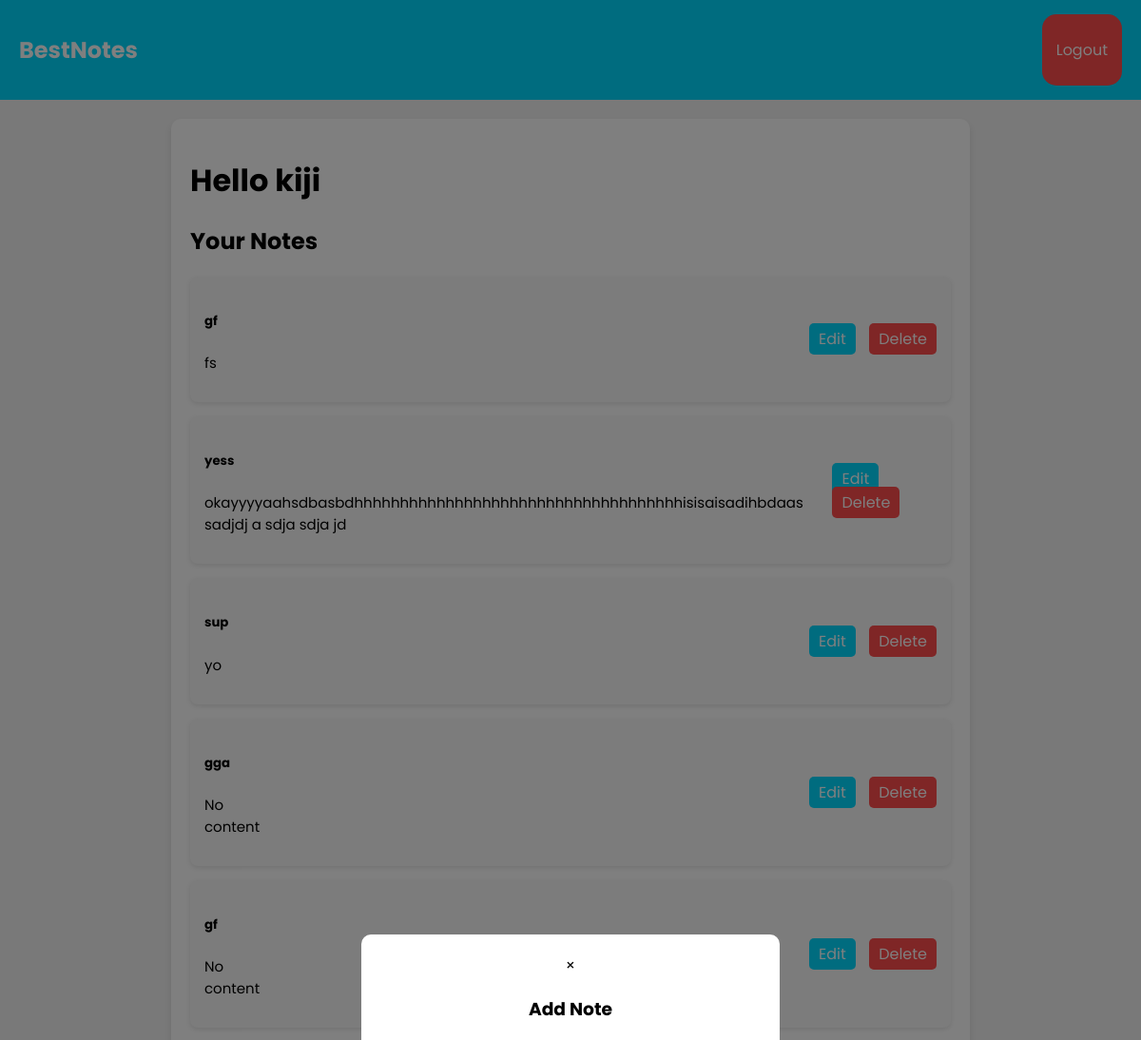
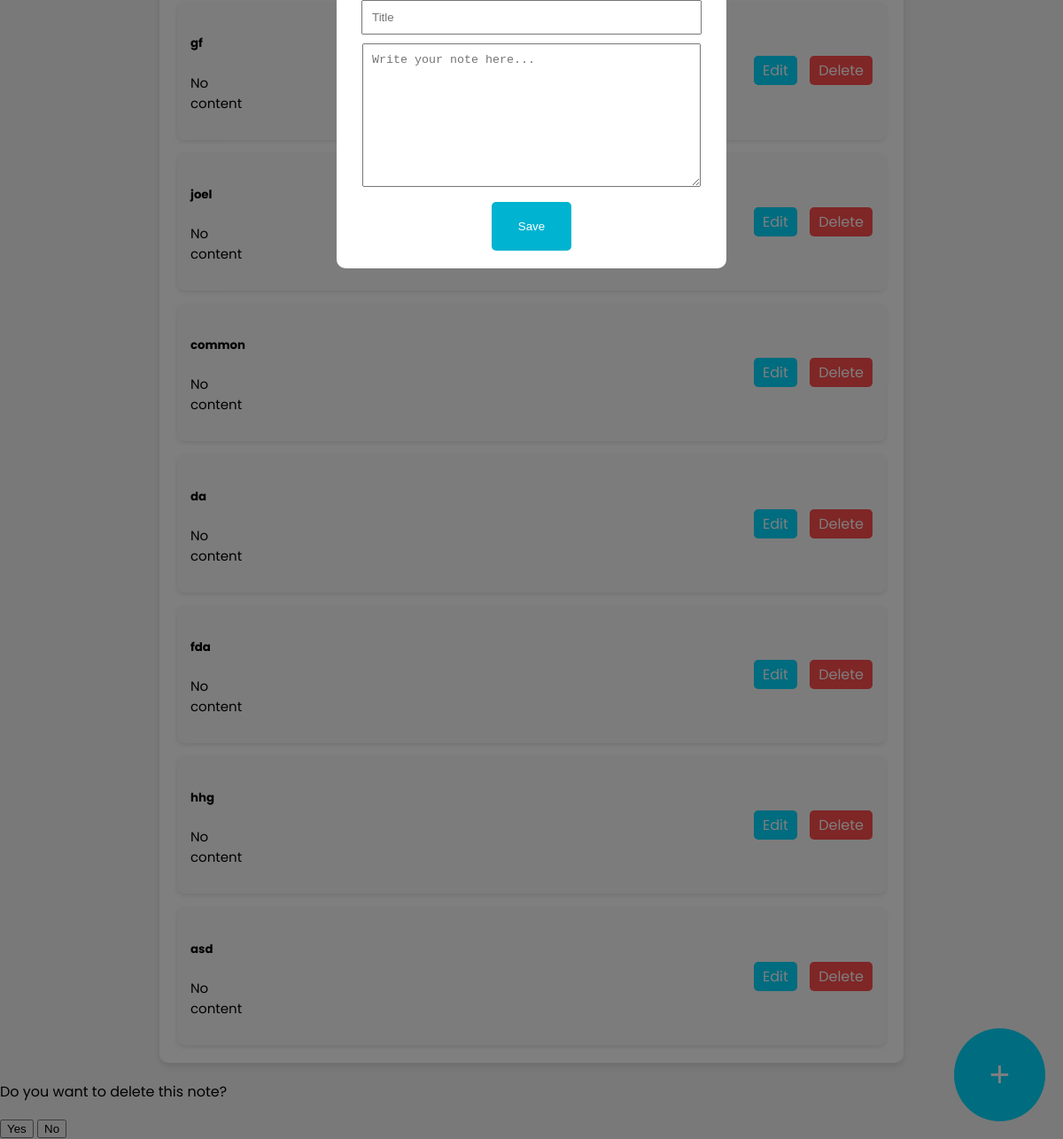
/notes (signed in), run on the app's committed database (2 pictures, top to bottom).
### note_app/models.py (models this page shows)
class NOTE(models.Model):
    srno = models.AutoField(primary_key=True, auto_created=True)  # Auto-incrementing primary key
    title = models.CharField(max_length=25)  # Title of the note
    date = models.DateTimeField(auto_now_add=True)  # Stores the timestamp when the note was created
    user = models.ForeignKey(User, on_delete=models.CASCADE)  # Links each note to a user
    content = models.TextField(default="No content")

### note_app/views.py (the view, shortened to what this page needs)
# urls.py: path('notes', notes_view, name="notes"),
@login_required(login_url='/login')
def notes_view(request):
    res=models.NOTE.objects.filter(user=request.user).order_by('-date')
    return render(request, 'notes.html', {'res':res})

### note_app/templates/notes.html (shortened to what this page needs)
{% load static%}
<!DOCTYPE html>
<html lang="en">
<head>
    <link rel="stylesheet" href="{%static 'css/notes.css'%}" />
</head>
<body>
    <nav class="navbar">
        <h1>BestNotes</h1>
        <a href="{% url 'logout' %}" class="logout-button">Logout</a>
    </nav>
    <div class="notes-container">
        <div><h1>Hello {{user}}</h1></div>
        <h2>Your Notes</h2>
        <div class="notes-list">
            {% for note in res %}
            <div class="note">
                <div class="note-content">
                    <h5>{{ note.title }}</h5>
                    <p>{{ note.content }}</p>
                </div>
                <div class="note-actions">
                    <a href="{% url 'edit_notes' note.srno %}" class="edit-note">Edit</a>
                    <a href="delete_notes/{{note.srno}}" class="delete-note">Delete</a>
                </div>
            </div>
            {% empty %}
            <p>Click on the plus button to add a note </p>
            {% endfor %}
        </div>
    </div>
        <div id="confirm-delete-modal" class="delete-modal">
            <div class="delete-modal-content">
                <p>Do you want to delete this note?</p>
                <button id="confirm-delete-yes">Yes</button>
                <button id="confirm-delete-no">No</button>
            </div>
        </div>
        <button id="add-note-btn">+</button>
    <div id="note-modal" class="modal">
        <div class="modal-content">
            <span class="close">&times;</span>
            <form method="post">
            <h3 id="modal-title">Add Note</h3>
            <input type="text" id="note-title" placeholder="Title" name="title">
            <textarea id="note-text" placeholder="Write your note here..." name="content"></textarea>
            <button id="save-note" value="save">Save</button>
        </form>
        </div>
    </div>
</body>
</html>

### note_app/static/css/notes.css (style rules this page uses)
body { font-family: 'Poppins', sans-serif; margin: 0; padding: 0; background: #f4f4f4; }
.navbar { display: flex; justify-content: space-between; background:#00d9ff; padding: 15px 20px; color: white; }
.logout-button { text-decoration: none; align-content: center; background: #ff4d4d; padding: 10px 15px; border-radius: 15px; color: white; transition: 0.3s; }
.notes-container { max-width: 800px; margin: 20px auto; padding: 20px; background: white; box-shadow: 0 4px 8px rgba(0, 0, 0, 0.1); border-radius: 10px; }
.notes-list { display: flex; flex-direction: column; gap: 15px; }
.note { background: #f9f9f9; padding: 15px; border-radius: 8px; box-shadow: 0 2px 5px rgba(0, 0, 0, 0.1); display: flex; justify-content: space-between; align-items: center; }
.note-actions a { margin-left: 10px; padding: 5px 10px; border: none; cursor: pointer; border-radius: 5px; transition: 0.3s; }
.note-content p { font-size: 15px; width:60% }
.edit-note { background: #00d9ff; color: white; text-decoration: none; }
.delete-note { background: #ff4d4d; color: white; text-decoration: none; }
#add-note-btn { position: fixed; bottom: 20px; right: 20px; background: #00d9ff; color: white; border: none; padding: 30px 40px; font-size: 40px; border-radius: 50%; cursor: pointer; transition: 0.3s; }
.modal { display: none; position: fixed; top: 0; left: 0; width: 100%; height: 100%; background: rgba(0, 0, 0, 0.5); display: flex; align-items: center; justify-content: center; }
.modal-content { background: white; padding: 20px; border-radius: 10px; width: 400px; text-align: center; }
.modal-content input { width: 90%; margin-bottom: 10px; padding: 10px; }
.modal-content textarea { width: 90%; height: 140px; margin-bottom: 10px; padding: 10px; }
#save-note { background: #00b3d1; color: white; padding: 20px 30px; border: none; border-radius: 5px; cursor: pointer; }

### data on the page
NOTE: title "gf", content "fs"
NOTE: title "yess", content "okayyyyaahsdbasbdhhhhhhhhhhhhhhhhhhhhhhhhhhhhhhhhhhhhisisaisadihbdaas sadjdj a sdja sdja jd"
NOTE: title "sup", content "yo"
NOTE: title "gga", content "No content"
NOTE: title "gf", content "No content"
NOTE: title "gf", content "No content"
NOTE: title "joel", content "No content"
NOTE: title "common", content "No content"
NOTE: title "da", content "No content"
NOTE: title "fda", content "No content"
NOTE: title "hhg", content "No content"
NOTE: title "asd", content "No content"

### other printed values
{{ user }} "kiji"
